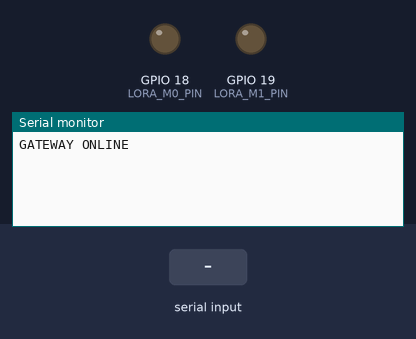
The sketch below on a simulated ESP32. On the bench: output pins drawn as LEDs (lit = HIGH), the last lines printed to the serial monitor. The inputs (shaded band) are chosen by the test bench.

Above: at 1.2 s.
1.3 s: "90,45\n" received over Serial
At 3.5 s:
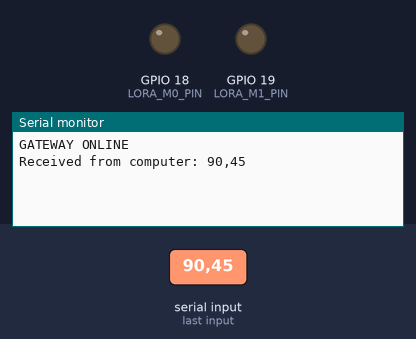
3.8 s: "90,45\n" received over the second serial link
At 5.5 s:
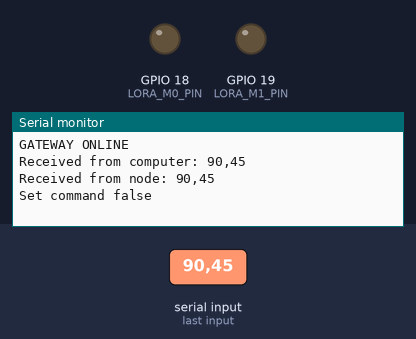
6.3 s: "0\n" received over Serial
At 8.5 s:
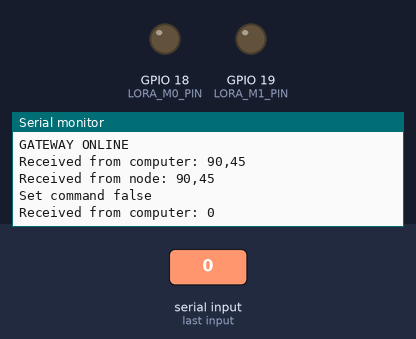
8.8 s: "0\n" received over the second serial link
At 10.7 s:
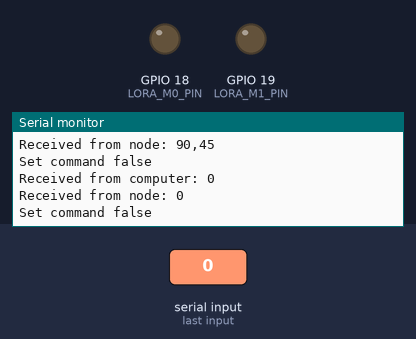
11.3 s: "g90\n" received over Serial
At 12.7 s:
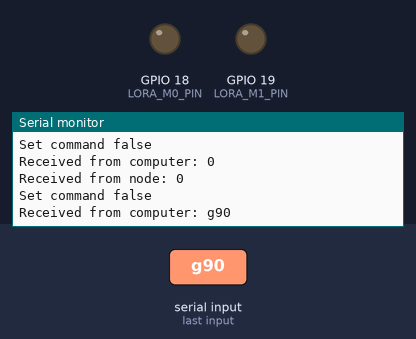
13.8 s: "g90\n" received over the second serial link
At 15.6 s:
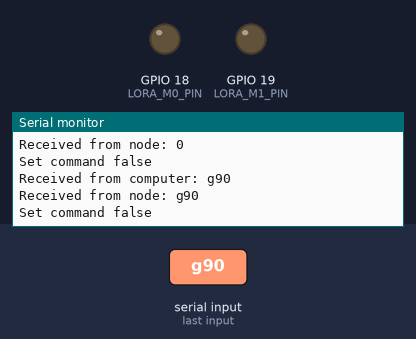

The sketch:

gateway.ino
```cpp
// dont know why but MUST use this include

#include "freertos/FreeRTOS.h"
#include "freertos/task.h"

#define RXD2 16
#define TXD2 17

#define LORA_M0_PIN 18
#define LORA_M1_PIN 19

typedef struct {
  char command; // 'g' for get, 's' for set, 'r' for response
  unsigned int nodeAddress;
  int value1; // First value (e.g., temperature or relay state)
  int value2; // Second value (e.g., humidity or error code)
} LoRaMessage;

#define BAUDRATE 9600
// define two tasks for LoraSend & LoraReceive
void TaskLoraSend(void *pvParameters);
void TaskLoraReceive(void *pvParameters);
LoRaMessage parseLoRaMessage(const char *message);

// the setup function runs once when you press reset or power the board
void setup() {

  // initialize serial communication at 9600 bits per second:
  Serial.begin(BAUDRATE);
  Serial2.begin(BAUDRATE, SERIAL_8N1, RXD2, TXD2);

  pinMode(LORA_M0_PIN, OUTPUT);
  pinMode(LORA_M1_PIN, OUTPUT);
  digitalWrite(LORA_M0_PIN, LOW);
  digitalWrite(LORA_M1_PIN, LOW);

  Serial.println("GATEWAY ONLINE");

  while (!Serial) {
    ; // wait for serial port to connect. Needed for native USB, on LEONARDO,
      // MICRO, YUN, and other 32u4 based boards.
  }

  // Now set up two tasks to run independently.
  xTaskCreate(TaskLoraSend, "LoraSend" // A name just for humans
              ,
              1000 // This stack size can be checked & adjusted by reading the
                   // Stack Highwater
              ,
              NULL, 1 // Priority, with 3 (configMAX_PRIORITIES - 1) being the
                      // highest, and 0 being the lowest.
              ,
              NULL);

  xTaskCreate(TaskLoraReceive, "LoraReceive", 2000 // Stack size
              ,
              NULL, 1 // Priority
              ,
              NULL);

  // Now the task scheduler, which takes over control of scheduling individual
  // tasks, is automatically started.
}

void loop() {
  // Empty. Things are done in Tasks.
}

/*--------------------------------------------------*/
/*---------------------- Tasks ---------------------*/
/*--------------------------------------------------*/

/*
st{1122:0:0} turn off LED
st{1122:1:0} turn on LED
gt{1122:0:0} get environment value
*/

void TaskLoraSend(void *pvParameters) // This is a task.
{
  (void)pvParameters;
  int randomValue;
  String bufferRx;
  bool isOpen = false;
  for (;;) // A Task shall never return or exit.
  {
    if (Serial.available()) {
      bufferRx = Serial.readString();
      Serial.print("Received from computer: ");
      Serial.println(bufferRx);
      Serial2.print(bufferRx);
    }
    // randomValue = rand() % 20;
    // if (randomValue % 2 == 0) {
    //   // snprintf(requestFrame, sizeof(requestFrame), "gt{1122:0:0}");
    //   Serial2.print("gt{1122:0:0}");
    //   Serial.print("Send: ");
    //   Serial.println("gt{1122:0:0}");
    // } else {
    //   if (isOpen) {
    //     // snprintf(requestFrame, sizeof(requestFrame), "st{1122:0:0}");
    //     Serial2.print("st{1122:0:0}");
    //     Serial.print("Send: ");
    //     Serial.println("st{1122:0:0}");
    //     isOpen = !isOpen;
    //   } else {
    //     // snprintf(requestFrame, sizeof(requestFrame), "st{1122:0:1}");
    //     Serial2.print("st{1122:0:1}");
    //     Serial.print("Send: ");
    //     Serial.println("st{1122:0:1}");
    //   }
    // }

    vTaskDelay(pdMS_TO_TICKS(10));
  }
}

void TaskLoraReceive(void *pvParameters) // This is a task.
{
  (void)pvParameters;
  String jsonBufferRx;
  float temperature = 0;
  float humidity = 0;
  for (;;) {
    if (Serial2.available()) {
      jsonBufferRx = Serial2.readString();
      Serial.print("Received from node: ");
      Serial.println(jsonBufferRx);
      LoRaMessage receivedMessage = parseLoRaMessage(jsonBufferRx.c_str());

      if (receivedMessage.value1 == 0) {
        if (receivedMessage.value2 == 0) {
          Serial.println("Set command success");
        } else {
          Serial.println("Set command false");
        }
      } else {
        temperature = receivedMessage.value1 / 100.0;
        humidity = receivedMessage.value2 / 100.0;

        Serial.print("Temperature ");
        Serial.println(temperature);
        Serial.print("Humidity ");
        Serial.println(humidity);
      }
      // clear this mf variable to ensure everything null for the next request
      jsonBufferRx = "";
    }
    // one tick delay (100ms) in between reads for stability
    vTaskDelay(pdMS_TO_TICKS(10));
  }
}

LoRaMessage parseLoRaMessage(const char *message) {
  LoRaMessage result;

  if (strlen(message) < 8 || message[2] != '{' ||
      message[strlen(message) - 1] != '}') {
    // Invalid message format
    result.command = 'r'; // Response with error code
    result.nodeAddress = 0;
    result.value1 = 0;
    result.value2 = 1; // 1 for invalid message
    return result;
  }

  result.command = message[0];
  result.nodeAddress = atoi(&message[3]);

  if (result.command == 'g') {
    result.value1 = 0; // Initialize to default values for get command
    result.value2 = 0;
  } else if (result.command == 's' || result.command == 'r') {
    char *endptr;

    // Parse value1 and value2
    result.value1 = strtol(&message[8], &endptr, 10);
    if (*endptr != ':') {
      // Invalid format
      result.command = 'r'; // Response with error code
      result.value1 = 0;
      result.value2 = 2; // 2 for invalid format
      return result;
    }

    result.value2 = strtol(endptr + 1, NULL, 10);
  } else {
    // Invalid command
    result.command = 'r'; // Response with error code
    result.value1 = 0;
    result.value2 = 3; // 3 for invalid command
  }

  return result;
}
```

Measured:
- after the input at 1.3 s, the serial monitor: prints a new line after 1.0 s (image 1)
- after the input at 3.8 s, the serial monitor: prints a new line after 1.0 s (image 2)
- after the input at 6.3 s, the serial monitor: prints a new line after 1.0 s (image 3)
- after the input at 8.8 s, the serial monitor: prints a new line after 1.0 s (image 4)
- after the input at 11.3 s, the serial monitor: prints a new line after 1.0 s (image 5)
- after the input at 13.8 s, the serial monitor: prints a new line after 1.0 s (image 6)
